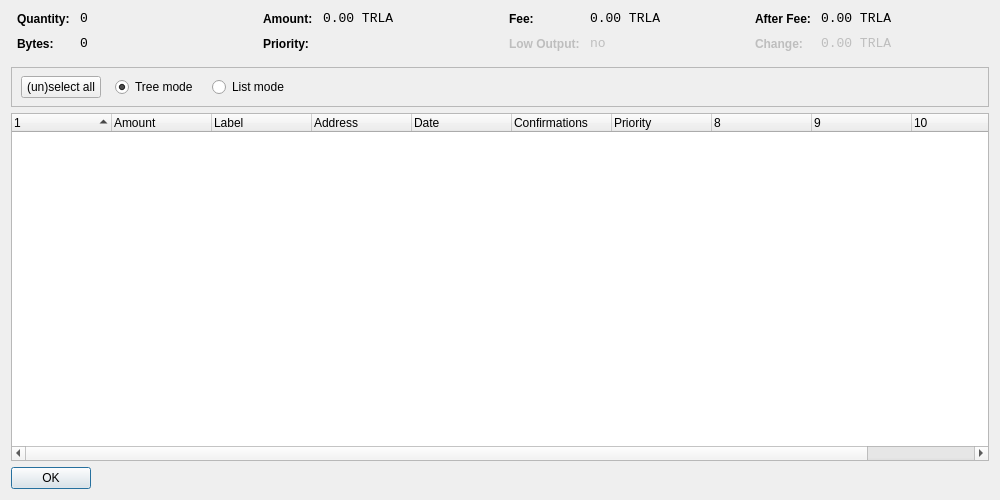
<?xml version="1.0" encoding="UTF-8"?>
<ui version="4.0">
 <class>CoinControlDialog</class>
 <widget class="QDialog" name="CoinControlDialog">
  <property name="geometry">
   <rect>
    <x>0</x>
    <y>0</y>
    <width>1000</width>
    <height>500</height>
   </rect>
  </property>
  <property name="windowTitle">
   <string>Coin Control</string>
  </property>
  <layout class="QVBoxLayout" name="verticalLayout">
   <item>
    <layout class="QHBoxLayout" name="horizontalLayoutTop" stretch="0,0,0,0">
     <property name="topMargin">
      <number>0</number>
     </property>
     <property name="bottomMargin">
      <number>10</number>
     </property>
     <item>
      <layout class="QFormLayout" name="formLayoutCoinControl1">
       <property name="horizontalSpacing">
        <number>10</number>
       </property>
       <property name="verticalSpacing">
        <number>10</number>
       </property>
       <property name="leftMargin">
        <number>6</number>
       </property>
       <property name="rightMargin">
        <number>6</number>
       </property>
       <item row="0" column="0">
        <widget class="QLabel" name="labelCoinControlQuantityText">
         <property name="styleSheet">
          <string notr="true">font-weight:bold;</string>
         </property>
         <property name="text">
          <string>Quantity:</string>
         </property>
        </widget>
       </item>
       <item row="0" column="1">
        <widget class="QLabel" name="labelCoinControlQuantity">
         <property name="font">
          <font>
           <family>Monospace</family>
           <pointsize>10</pointsize>
          </font>
         </property>
         <property name="cursor">
          <cursorShape>IBeamCursor</cursorShape>
         </property>
         <property name="contextMenuPolicy">
          <enum>Qt::ActionsContextMenu</enum>
         </property>
         <property name="text">
          <string notr="true">0</string>
         </property>
         <property name="textInteractionFlags">
          <set>Qt::LinksAccessibleByMouse|Qt::TextSelectableByKeyboard|Qt::TextSelectableByMouse</set>
         </property>
        </widget>
       </item>
       <item row="1" column="0">
        <widget class="QLabel" name="labelCoinControlBytesText">
         <property name="styleSheet">
          <string notr="true">font-weight:bold;</string>
         </property>
         <property name="text">
          <string>Bytes:</string>
         </property>
        </widget>
       </item>
       <item row="1" column="1">
        <widget class="QLabel" name="labelCoinControlBytes">
         <property name="font">
          <font>
           <family>Monospace</family>
           <pointsize>10</pointsize>
          </font>
         </property>
         <property name="cursor">
          <cursorShape>IBeamCursor</cursorShape>
         </property>
         <property name="contextMenuPolicy">
          <enum>Qt::ActionsContextMenu</enum>
         </property>
         <property name="text">
          <string notr="true">0</string>
         </property>
         <property name="textInteractionFlags">
          <set>Qt::LinksAccessibleByMouse|Qt::TextSelectableByKeyboard|Qt::TextSelectableByMouse</set>
         </property>
        </widget>
       </item>
      </layout>
     </item>
     <item>
      <layout class="QFormLayout" name="formLayoutCoinControl2">
       <property name="horizontalSpacing">
        <number>10</number>
       </property>
       <property name="verticalSpacing">
        <number>10</number>
       </property>
       <property name="leftMargin">
        <number>6</number>
       </property>
       <property name="rightMargin">
        <number>6</number>
       </property>
       <item row="0" column="0">
        <widget class="QLabel" name="labelCoinControlAmountText">
         <property name="styleSheet">
          <string notr="true">font-weight:bold;</string>
         </property>
         <property name="text">
          <string>Amount:</string>
         </property>
        </widget>
       </item>
       <item row="0" column="1">
        <widget class="QLabel" name="labelCoinControlAmount">
         <property name="font">
          <font>
           <family>Monospace</family>
           <pointsize>10</pointsize>
          </font>
         </property>
         <property name="cursor">
          <cursorShape>IBeamCursor</cursorShape>
         </property>
         <property name="contextMenuPolicy">
          <enum>Qt::ActionsContextMenu</enum>
         </property>
         <property name="text">
          <string notr="true">0.00 TRLA</string>
         </property>
         <property name="textInteractionFlags">
          <set>Qt::LinksAccessibleByMouse|Qt::TextSelectableByKeyboard|Qt::TextSelectableByMouse</set>
         </property>
        </widget>
       </item>
       <item row="1" column="0">
        <widget class="QLabel" name="labelCoinControlPriorityText">
         <property name="styleSheet">
          <string notr="true">font-weight:bold;</string>
         </property>
         <property name="text">
          <string>Priority:</string>
         </property>
        </widget>
       </item>
       <item row="1" column="1">
        <widget class="QLabel" name="labelCoinControlPriority">
         <property name="font">
          <font>
           <family>Monospace</family>
           <pointsize>10</pointsize>
          </font>
         </property>
         <property name="cursor">
          <cursorShape>IBeamCursor</cursorShape>
         </property>
         <property name="contextMenuPolicy">
          <enum>Qt::ActionsContextMenu</enum>
         </property>
         <property name="text">
          <string/>
         </property>
         <property name="textInteractionFlags">
          <set>Qt::LinksAccessibleByMouse|Qt::TextSelectableByKeyboard|Qt::TextSelectableByMouse</set>
         </property>
        </widget>
       </item>
      </layout>
     </item>
     <item>
      <layout class="QFormLayout" name="formLayoutCoinControl3">
       <property name="horizontalSpacing">
        <number>10</number>
       </property>
       <property name="verticalSpacing">
        <number>10</number>
       </property>
       <property name="leftMargin">
        <number>6</number>
       </property>
       <property name="rightMargin">
        <number>6</number>
       </property>
       <item row="0" column="0">
        <widget class="QLabel" name="labelCoinControlFeeText">
         <property name="styleSheet">
          <string notr="true">font-weight:bold;</string>
         </property>
         <property name="text">
          <string>Fee:</string>
         </property>
        </widget>
       </item>
       <item row="0" column="1">
        <widget class="QLabel" name="labelCoinControlFee">
         <property name="font">
          <font>
           <family>Monospace</family>
           <pointsize>10</pointsize>
          </font>
         </property>
         <property name="cursor">
          <cursorShape>IBeamCursor</cursorShape>
         </property>
         <property name="contextMenuPolicy">
          <enum>Qt::ActionsContextMenu</enum>
         </property>
         <property name="text">
          <string notr="true">0.00 TRLA</string>
         </property>
         <property name="textInteractionFlags">
          <set>Qt::LinksAccessibleByMouse|Qt::TextSelectableByKeyboard|Qt::TextSelectableByMouse</set>
         </property>
        </widget>
       </item>
       <item row="1" column="0">
        <widget class="QLabel" name="labelCoinControlLowOutputText">
         <property name="enabled">
          <bool>false</bool>
         </property>
         <property name="styleSheet">
          <string notr="true">font-weight:bold;</string>
         </property>
         <property name="text">
          <string>Low Output:</string>
         </property>
        </widget>
       </item>
       <item row="1" column="1">
        <widget class="QLabel" name="labelCoinControlLowOutput">
         <property name="enabled">
          <bool>false</bool>
         </property>
         <property name="font">
          <font>
           <family>Monospace</family>
           <pointsize>10</pointsize>
          </font>
         </property>
         <property name="cursor">
          <cursorShape>IBeamCursor</cursorShape>
         </property>
         <property name="contextMenuPolicy">
          <enum>Qt::ActionsContextMenu</enum>
         </property>
         <property name="text">
          <string notr="true">no</string>
         </property>
         <property name="textInteractionFlags">
          <set>Qt::LinksAccessibleByMouse|Qt::TextSelectableByKeyboard|Qt::TextSelectableByMouse</set>
         </property>
        </widget>
       </item>
      </layout>
     </item>
     <item>
      <layout class="QFormLayout" name="formLayoutCoinControl4">
       <property name="horizontalSpacing">
        <number>10</number>
       </property>
       <property name="verticalSpacing">
        <number>10</number>
       </property>
       <property name="leftMargin">
        <number>6</number>
       </property>
       <property name="rightMargin">
        <number>6</number>
       </property>
       <item row="0" column="0">
        <widget class="QLabel" name="labelCoinControlAfterFeeText">
         <property name="styleSheet">
          <string notr="true">font-weight:bold;</string>
         </property>
         <property name="text">
          <string>After Fee:</string>
         </property>
        </widget>
       </item>
       <item row="0" column="1">
        <widget class="QLabel" name="labelCoinControlAfterFee">
         <property name="font">
          <font>
           <family>Monospace</family>
           <pointsize>10</pointsize>
          </font>
         </property>
         <property name="cursor">
          <cursorShape>IBeamCursor</cursorShape>
         </property>
         <property name="contextMenuPolicy">
          <enum>Qt::ActionsContextMenu</enum>
         </property>
         <property name="text">
          <string notr="true">0.00 TRLA</string>
         </property>
         <property name="textInteractionFlags">
          <set>Qt::LinksAccessibleByMouse|Qt::TextSelectableByKeyboard|Qt::TextSelectableByMouse</set>
         </property>
        </widget>
       </item>
       <item row="1" column="0">
        <widget class="QLabel" name="labelCoinControlChangeText">
         <property name="enabled">
          <bool>false</bool>
         </property>
         <property name="styleSheet">
          <string notr="true">font-weight:bold;</string>
         </property>
         <property name="text">
          <string>Change:</string>
         </property>
        </widget>
       </item>
       <item row="1" column="1">
        <widget class="QLabel" name="labelCoinControlChange">
         <property name="enabled">
          <bool>false</bool>
         </property>
         <property name="font">
          <font>
           <family>Monospace</family>
           <pointsize>10</pointsize>
          </font>
         </property>
         <property name="cursor">
          <cursorShape>IBeamCursor</cursorShape>
         </property>
         <property name="contextMenuPolicy">
          <enum>Qt::ActionsContextMenu</enum>
         </property>
         <property name="text">
          <string notr="true">0.00 TRLA</string>
         </property>
         <property name="textInteractionFlags">
          <set>Qt::LinksAccessibleByMouse|Qt::TextSelectableByKeyboard|Qt::TextSelectableByMouse</set>
         </property>
        </widget>
       </item>
      </layout>
     </item>
    </layout>
   </item>
   <item>
    <widget class="QFrame" name="frame">
     <property name="minimumSize">
      <size>
       <width>0</width>
       <height>40</height>
      </size>
     </property>
     <property name="frameShape">
      <enum>QFrame::StyledPanel</enum>
     </property>
     <property name="frameShadow">
      <enum>QFrame::Sunken</enum>
     </property>
     <widget class="QWidget" name="horizontalLayoutWidget">
      <property name="geometry">
       <rect>
        <x>10</x>
        <y>0</y>
        <width>781</width>
        <height>41</height>
       </rect>
      </property>
      <layout class="QHBoxLayout" name="horizontalLayoutPanel" stretch="0,0,0,0,0">
       <property name="spacing">
        <number>14</number>
       </property>
       <item>
        <widget class="QPushButton" name="pushButtonSelectAll">
         <property name="sizePolicy">
          <sizepolicy hsizetype="Maximum" vsizetype="Fixed">
           <horstretch>0</horstretch>
           <verstretch>0</verstretch>
          </sizepolicy>
         </property>
         <property name="text">
          <string>(un)select all</string>
         </property>
        </widget>
       </item>
       <item>
        <widget class="QRadioButton" name="radioTreeMode">
         <property name="sizePolicy">
          <sizepolicy hsizetype="Maximum" vsizetype="Fixed">
           <horstretch>0</horstretch>
           <verstretch>0</verstretch>
          </sizepolicy>
         </property>
         <property name="text">
          <string>Tree mode</string>
         </property>
         <property name="checked">
          <bool>true</bool>
         </property>
        </widget>
       </item>
       <item>
        <widget class="QRadioButton" name="radioListMode">
         <property name="sizePolicy">
          <sizepolicy hsizetype="Maximum" vsizetype="Fixed">
           <horstretch>0</horstretch>
           <verstretch>0</verstretch>
          </sizepolicy>
         </property>
         <property name="text">
          <string>List mode</string>
         </property>
        </widget>
       </item>
       <item>
        <spacer name="horizontalSpacer">
         <property name="orientation">
          <enum>Qt::Horizontal</enum>
         </property>
         <property name="sizeHint" stdset="0">
          <size>
           <width>40</width>
           <height>20</height>
          </size>
         </property>
        </spacer>
       </item>
      </layout>
     </widget>
    </widget>
   </item>
   <item>
    <widget class="CoinControlTreeWidget" name="treeWidget">
     <property name="contextMenuPolicy">
      <enum>Qt::CustomContextMenu</enum>
     </property>
     <property name="sortingEnabled">
      <bool>false</bool>
     </property>
     <property name="columnCount">
      <number>11</number>
     </property>
     <attribute name="headerShowSortIndicator" stdset="0">
      <bool>true</bool>
     </attribute>
     <attribute name="headerStretchLastSection">
      <bool>false</bool>
     </attribute>
     <column>
      <property name="text">
       <string/>
      </property>
     </column>
     <column>
      <property name="text">
       <string>Amount</string>
      </property>
     </column>
     <column>
      <property name="text">
       <string>Label</string>
      </property>
     </column>
     <column>
      <property name="text">
       <string>Address</string>
      </property>
     </column>
     <column>
      <property name="text">
       <string>Date</string>
      </property>
     </column>
     <column>
      <property name="text">
       <string>Confirmations</string>
      </property>
      <property name="toolTip">
       <string>Confirmed</string>
      </property>
     </column>
     <column>
      <property name="text">
       <string>Priority</string>
      </property>
     </column>
     <column>
      <property name="text">
       <string/>
      </property>
     </column>
     <column>
      <property name="text">
       <string/>
      </property>
     </column>
     <column>
      <property name="text">
       <string/>
      </property>
     </column>
     <column>
      <property name="text">
       <string/>
      </property>
     </column>
    </widget>
   </item>
   <item>
    <widget class="QDialogButtonBox" name="buttonBox">
     <property name="sizePolicy">
      <sizepolicy hsizetype="Maximum" vsizetype="Fixed">
       <horstretch>0</horstretch>
       <verstretch>0</verstretch>
      </sizepolicy>
     </property>
     <property name="orientation">
      <enum>Qt::Horizontal</enum>
     </property>
     <property name="standardButtons">
      <set>QDialogButtonBox::Ok</set>
     </property>
    </widget>
   </item>
  </layout>
 </widget>
 <customwidgets>
  <customwidget>
   <class>CoinControlTreeWidget</class>
   <extends>QTreeWidget</extends>
   <header>coincontroltreewidget.h</header>
  </customwidget>
 </customwidgets>
 <resources/>
 <connections/>
</ui>
